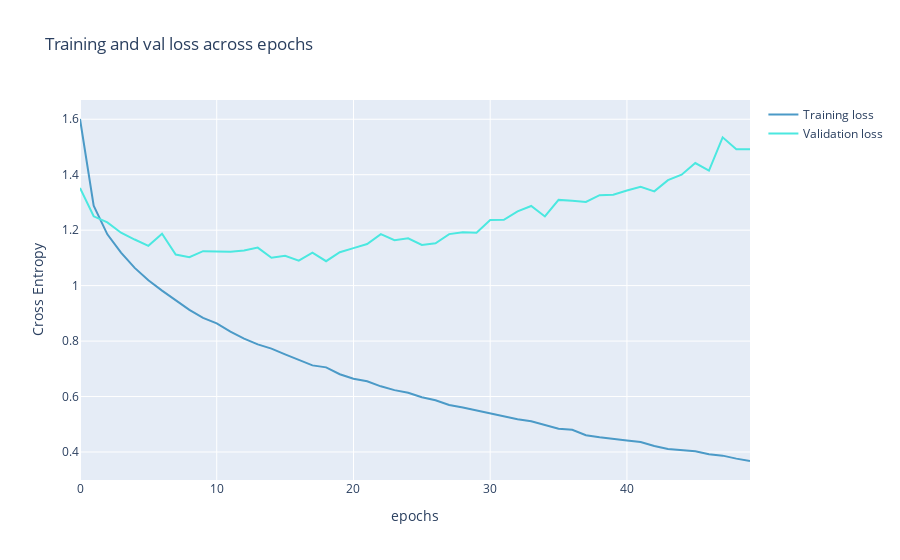

Notebook source saved alongside this figure:
### Code cell
fig = go.Figure(data=[
                      go.Scatter(
                          y=model["loss"],
                          name="Training loss",
                          mode="lines",
                          marker=dict(
                              color=color_chart[0]
                          )),
                      go.Scatter(
                          y=model["val_loss"],
                          name="Validation loss",
                          mode="lines",
                          marker=dict(
                              color=color_chart[1]
                          ))
])
fig.update_layout(
    title='Training and val loss across epochs',
    xaxis_title='epochs',
    yaxis_title='Cross Entropy'    
)
fig.show()

### Figure 1 — Plotly figure (JSON) as saved in the notebook; plotly's stock layout.template omitted (floating-point values rounded to 4 significant figures)
{"data": [{"marker": {"color": "#4B9AC7"}, "mode": "lines", "name": "Training loss", "type": "scatter", "y": [1.601, 1.288, 1.185, 1.119, 1.064, 1.019, 0.9819, 0.9467, 0.9125, 0.8839, 0.8636, 0.8339, 0.8088, 0.7882, 0.7729, 0.752, 0.7334, 0.7124, 0.7052, 0.6804, 0.6639, 0.6549, 0.6368, 0.6232, 0.6134, 0.5976, 0.5867, 0.5694, 0.5603, 0.5494, 0.5398, 0.5264, 0.518, 0.5105, 0.4973, 0.484, 0.4799, 0.4606, 0.4534, 0.4488, 0.4418, 0.4363, 0.4218, 0.4111, 0.4071, 0.4028, 0.3917, 0.3869, 0.3761, 0.3675]}, {"marker": {"color": "#4BE8E0"}, "mode": "lines", "name": "Validation loss", "type": "scatter", "y": [1.352, 1.25, 1.228, 1.191, 1.166, 1.143, 1.187, 1.112, 1.102, 1.124, 1.123, 1.122, 1.126, 1.137, 1.1, 1.108, 1.09, 1.119, 1.088, 1.12, 1.135, 1.15, 1.186, 1.164, 1.17, 1.147, 1.153, 1.186, 1.192, 1.191, 1.236, 1.237, 1.268, 1.287, 1.249, 1.309, 1.306, 1.302, 1.326, 1.328, 1.343, 1.356, 1.34, 1.38, 1.4, 1.442, 1.415, 1.535, 1.492, 1.492]}], "layout": {"title": {"text": "Training and val loss across epochs"}, "xaxis": {"title": {"text": "epochs"}}, "yaxis": {"title": {"text": "Cross Entropy"}}}}
